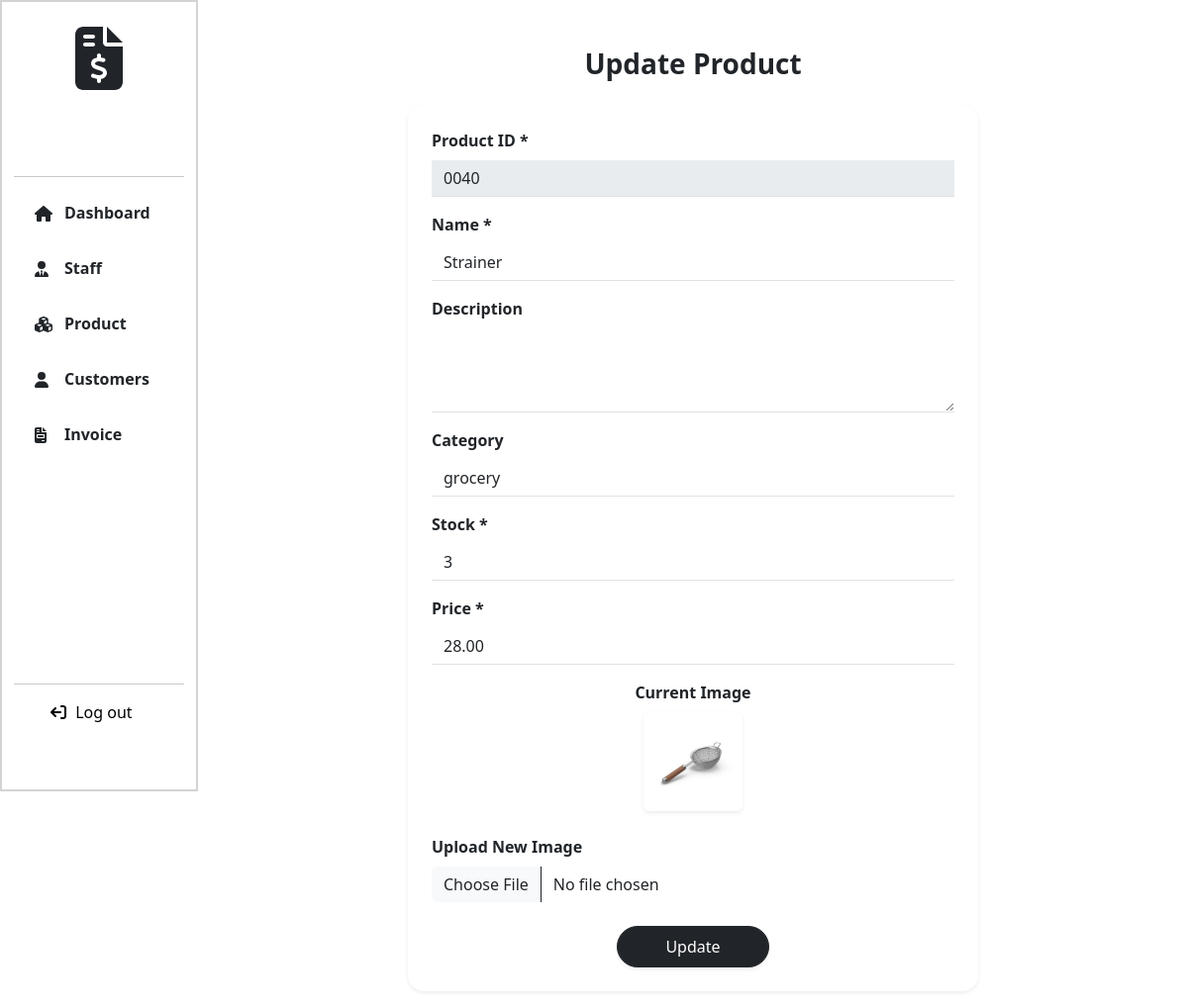
Page /update_product/8/ (signed in) on the committed database.
### Billing_App/models.py (models this page shows, shortened)
class Product(models.Model):
    product_id = models.CharField(max_length=10,null=True)
    name = models.CharField(max_length=255)
    description = models.TextField(null=True, blank=True)
    price = models.DecimalField(max_digits=10, decimal_places=2)
    stock = models.PositiveIntegerField()
    image = models.ImageField(upload_to='products/', null=True, blank=True)
    category = models.CharField(choices=CATEGORY_CHOICES, max_length=255, null=True, blank=True)
    is_active = models.BooleanField(default=True)
    created_at = models.DateTimeField(auto_now_add=True)
    updated_at = models.DateTimeField(auto_now=True)

### Billing_App/views.py (the view, shortened to what this page needs)
# urls.py: path('update_product/<int:id>/', views.update_product, name="update_product"),
@login_required
def update_product(request, id):
  product = Product.objects.get(id=id)
  return render(request, "update_product.html", locals())

### templates/update_product.html (shortened to what this page needs)
{% extends 'navbar.html' %}
{% load static %}
{% block link %}
<link rel="stylesheet" href="{% static 'css/product.css' %}">
{% endblock %}
{% block content %}
<div class="col-lg-10 col-md-9 col-sm-9 page-col">
   <div class="container mt-5" style="max-width: 600px;">
      <h3 class="text-center mb-4 fw-bold">Update Product</h3>
      <form method="post" enctype="multipart/form-data" class="bg-white p-4 rounded-4 shadow-sm">
        <div class="mb-3">
          <label class="form-label">Product ID *</label>
          <input type="text" class="form-control border-0 border-bottom rounded-0 shadow-none" value="{{ product.product_id }}" disabled>
        </div>
        <div class="mb-3">
          <label class="form-label">Name *</label>
          <input type="text" name="name" class="form-control border-0 border-bottom rounded-0 shadow-none" value="{{ product.name }}" required>
        </div>
        <div class="mb-3">
          <label class="form-label">Description</label>
          <textarea name="description" class="form-control border-0 border-bottom rounded-0 shadow-none" rows="3">{{ product.description }}</textarea>
        </div>
        <div class="mb-3">
          <label class="form-label">Category </label>
          <input type="text" name="category" class="form-control border-0 border-bottom rounded-0 shadow-none" value="{{ product.category }}">
        </div>
        <div class="mb-3">
          <label class="form-label">Stock *</label>
          <input type="number" name="stock" class="form-control border-0 border-bottom rounded-0 shadow-none" value="{{ product.stock }}" required>
        </div>
        <div class="mb-3">
          <label class="form-label">Price *</label>
          <input type="number" name="price" class="form-control border-0 border-bottom rounded-0 shadow-none" value="{{ product.price }}" required>
        </div>
        <div class="mb-3 text-center">
          <label class="form-label d-block">Current Image</label>
          {% if product.image %}
            <img src="{{ product.image.url }}" alt="Product Image" class="rounded mb-2 shadow-sm" style="width: 100px; height: 100px; object-fit: cover;">
          {% else %}
            <p class="text-muted">No image available</p>
          {% endif %}
        </div>
        <div class="mb-3">
          <label class="form-label">Upload New Image</label>
          <input type="file" name="image" class="form-control border-0">
        </div>
        <div class="text-center mt-4">
          <button type="submit" class="btn btn-dark px-5 py-2 rounded-pill shadow-sm">Update</button>
        </div>
      </form>
   </div>
</div>
{% endblock %}

### static/css/index.css (style rules this page uses)
body { margin: 0px; padding: 0px; box-sizing: border-box; }

### static/css/style.css (style rules this page uses)
.page-col { background-color: white; margin-left: auto; }

### static/css/product.css (style rules this page uses)
.form-label { font-weight: 600; }

### rows in the picture
Product: product_id "0040", name "Strainer", category "grocery", stock "3", price "28.00", image (picture)
